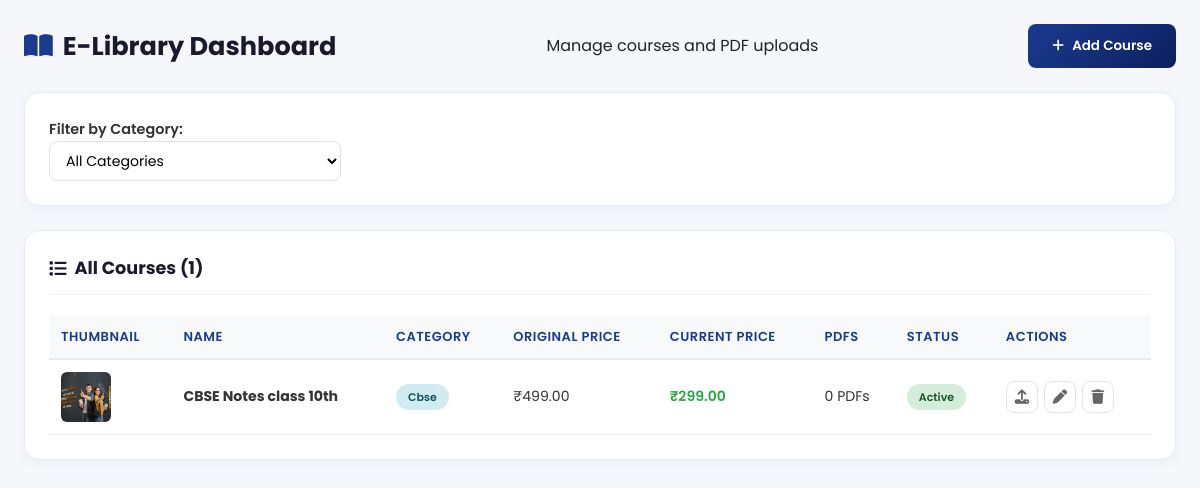
/elibrary/ (signed in), run on the app's committed database.
### myapp/models.py (models this page shows, shortened)
class ELibraryModel(models.Model):
    id = models.UUIDField(primary_key=True, default=uuid.uuid4, editable=False)
    name = models.CharField(max_length=200, verbose_name="Course Name")
    description = models.TextField(verbose_name="Description")
    original_price = models.DecimalField(
        max_digits=10,
        decimal_places=2,
        validators=[MinValueValidator(0)],
        verbose_name="Original Price"
    )
    current_price = models.DecimalField(
        max_digits=10,
        decimal_places=2,
        validators=[MinValueValidator(0)],
        verbose_name="Current Price"
    )
    thumbnail = models.ImageField(
        upload_to='elibrary/thumbnails/',
        verbose_name="Thumbnail Image"
    )
    category = models.ForeignKey(
        Category,
        on_delete=models.SET_NULL,
        blank=True,
        null=True,
        related_name='elibrary_courses',
        verbose_name="Category"
    )
    is_active = models.BooleanField(default=True, verbose_name="Is Active")
    created_at = models.DateTimeField(auto_now_add=True)
    updated_at = models.DateTimeField(auto_now=True)
    class Meta:
        ordering = ['-created_at']
        verbose_name = "E-Library Item"
        verbose_name_plural = "E-Library Items"

class Category(models.Model):
    name = models.CharField(max_length=100, unique=True, verbose_name="Category Name")
    image = models.ImageField(
        upload_to='categories/',
        blank=True,
        null=True,
        verbose_name="Category Image"
    )
    description = models.TextField(blank=True, null=True, verbose_name="Description")
    is_active = models.BooleanField(default=True, verbose_name="Is Active")
    created_at = models.DateTimeField(auto_now_add=True)
    updated_at = models.DateTimeField(auto_now=True)
    class Meta:
        ordering = ['name']
        verbose_name = "Category"
        verbose_name_plural = "Categories"

### myapp/views.py (the view)
# urls.py: path('elibrary/', views.elibrary_dashboard, name='elibrary_dashboard'),
@login_required
def elibrary_dashboard(request):
    courses = ELibraryModel.objects.all()
    category_id = request.GET.get('category')
    if category_id:
        courses = courses.filter(category_id=category_id)
    categories = Category.objects.filter(is_active=True)
    return render(request, 'elibrary/dashboard.html', {
        'courses': courses,
        'categories': categories
    })

### myapp/templates/elibrary/dashboard.html (shortened to what this page needs)
{% extends "admin_dashboard.html" %}
{% block content1 %}
<link rel="stylesheet" href="https://cdnjs.cloudflare.com/ajax/libs/font-awesome/6.5.1/css/all.min.css">
<div class="custom-page">
  <div class="custom-container">
    <div class="custom-header">
      <h1><i class="fa-solid fa-book-open"></i> E-Library Dashboard</h1>
      <p>Manage courses and PDF uploads</p>
      <a href="{% url 'elibrary_add' %}" class="btn btn-primary"><i class="fa-solid fa-plus"></i> Add Course</a>
    </div>
    <div class="custom-card">
      <form method="get" class="filter-form">
        <div class="filter-group">
          <label>Filter by Category:</label>
          <select name="category" onchange="this.form.submit()" class="form-input">
            <option value="">All Categories</option>
          </select>
        </div>
      </form>
    </div>
    <div class="custom-card">
      <div class="card-header">
        <h2><i class="fa-solid fa-list"></i> All Courses ({{ courses.count }})</h2>
      </div>
      <div class="custom-table-wrap">
        <table class="data-table">
          <thead>
            <tr>
              <th>Thumbnail</th>
              <th>Name</th>
              <th>Category</th>
              <th>Original Price</th>
              <th>Current Price</th>
              <th>PDFs</th>
              <th>Status</th>
              <th>Actions</th>
            </tr>
          </thead>
          <tbody>
            {% for course in courses %}
            <tr>
              <td>
                {% if course.thumbnail %}
                <img src="{{ course.thumbnail.url }}" style="width: 50px; height: 50px; object-fit: cover; border-radius: 6px;">
                {% else %}
                <div style="width: 50px; height: 50px; background: #f0f0f0; border-radius: 6px;"></div>
                {% endif %}
              </td>
              <td><strong>{{ course.name }}</strong></td>
              <td>
                {% if course.category %}
                <span class="badge badge-info">{{ course.category.name }}</span>
                {% else %}
                <span class="badge badge-secondary">—</span>
                {% endif %}
              </td>
              <td>₹{{ course.original_price }}</td>
              <td style="color: #28a745; font-weight: 600;">₹{{ course.current_price }}</td>
              <td>{{ course.pdfs.count }} PDFs</td>
              <td>
                {% if course.is_active %}
                <span class="badge badge-success">Active</span>
                {% else %}
                <span class="badge badge-danger">Inactive</span>
                {% endif %}
              </td>
              <td>
                <div class="action-btns">
                  <a href="{% url 'elibrary_upload_pdf' course.id %}" class="action-btn" title="Upload PDF"><i class="fa-solid fa-upload"></i></a>
                  <a href="{% url 'elibrary_edit' course.id %}" class="action-btn" title="Edit"><i class="fa-solid fa-pen"></i></a>
                  <form method="post" action="{% url 'elibrary_delete' course.id %}" style="display: inline;" onsubmit="return confirmCourseDelete()">
                    <button type="submit" class="action-btn btn-delete" title="Delete"><i class="fa-solid fa-trash"></i></button>
                  </form>
                </div>
              </td>
            </tr>
            {% empty %}
            <tr>
              <td colspan="8" class="custom-empty"><i class="fa-solid fa-inbox"></i> No courses found. Add your first course!</td>
            </tr>
            {% endfor %}
          </tbody>
        </table>
      </div>
    </div>
  </div>
</div>
{% endblock content1 %}

### myapp/templates/admin_dashboard.html (shortened to what this page needs)
{% load static %}
<!DOCTYPE html>
<html lang="en">
<head>
  <link rel="stylesheet" href=" {% static "css/admin_dashboard.css" %} ">
</head>
<body>
  {% block content1 %}{% endblock content1 %}
</body>
</html>

### myapp/static/css/admin_dashboard.css (style rules this page uses)
* { margin:0;padding:0;box-sizing:border-box }
html { scroll-behavior:smooth }
body { font-family:'Poppins',sans-serif; background:#f5f7fa; color:#222; overflow-x:hidden; line-height:1.5; min-height:100vh; }
img { max-width:100%;display:block }
button,input { font:inherit }
a { text-decoration:none }
:root { --primary:#1a3a8f; --primary-dark:#0d2060; --gold:#e8b400; --border:#e8eaf0; --soft-border:#dde2ee; --text:#222; --muted:#666; --bg:#f5f7fa; --white:#fff; --success:#1d9e75; --danger:#e84444; --nav-h:60px; --container:1200px; }
.card-header { display:flex; align-items:center; justify-content:space-between; margin-bottom:1.2rem; flex-wrap:wrap; gap:1rem; }
.btn { display:inline-flex; align-items:center; justify-content:center; gap:8px; padding:10px 18px; border-radius:8px; font-size:0.84rem; font-weight:600; transition:all .2s; cursor:pointer; border:none; font-family:'Poppins',sans-serif; white-space:nowrap; }
.btn-primary { background:linear-gradient(135deg,#1a3a8f,#0d2060); color:#fff; }
.data-table { width:100%; border-collapse:collapse; font-size:0.88rem; }
.data-table thead { background:#f8f9ff; border-bottom:2px solid #e7ebf5; }
.data-table th { padding:12px; text-align:left; font-weight:600; color:#1a3a8f; font-size:0.82rem; text-transform:uppercase; letter-spacing:0.5px; }
.data-table td { padding:14px 12px; border-bottom:1px solid #f0f2f8; color:#333; }
.badge { display:inline-flex; align-items:center; padding:4px 10px; border-radius:20px; font-size:0.72rem; font-weight:600; white-space:nowrap; }
.badge-success { background:#e8f8f3; color:#1d9e75; }
.badge-info { background:#eef3ff; color:#1a3a8f; }
.action-btns { display:flex; gap:6px; align-items:center; }
.action-btn { width:32px; height:32px; border-radius:8px; display:flex; align-items:center; justify-content:center; cursor:pointer; transition:all .15s; border:1px solid #e0e4ee; background:#fff; font-size:0.9rem; }
.form-input, .form-select, .form-textarea { width:100%; padding:10px 14px; border:1.5px solid #dde2ee; border-radius:8px; font-size:0.88rem; font-family:'Poppins',sans-serif; transition:border-color .2s; background:#fff; }

### myapp/templates/elibrary/dashboard.html (style rules this page uses)
.custom-page { padding: 1.5rem; max-width: 1400px; margin: 0 auto; }
.custom-container { display: flex; flex-direction: column; gap: 1.5rem; }
.custom-header { display: flex; align-items: center; justify-content: space-between; flex-wrap: wrap; gap: 1rem; }
.custom-header h1 { font-size: 1.6rem; font-weight: 700; color: #1a1a2e; margin: 0; display: flex; align-items: center; gap: 10px; }
.custom-header h1 i { color: #1a3a8f; }
.custom-card { background: #fff; border: 1px solid #e7ebf5; border-radius: 16px; padding: 1.5rem; box-shadow: 0 4px 12px rgba(26,58,143,0.04); }
.card-header { margin-bottom: 1.2rem; padding-bottom: 0.8rem; border-bottom: 1px solid #f0f2f8; }
.card-header h2 { font-size: 1.1rem; font-weight: 700; color: #1a1a2e; margin: 0; display: flex; align-items: center; gap: 8px; }
.filter-form { display: flex; gap: 1rem; align-items: center; }
.filter-group label { font-size: 0.9rem; font-weight: 600; color: #333; margin-right: 10px; }
.data-table { width: 100%; border-collapse: collapse; }
.data-table th, .data-table td { padding: 12px; text-align: left; border-bottom: 1px solid #eee; }
.data-table th { background: #f8f9fa; font-weight: 600; font-size: 13px; }
.action-btns { display: flex; gap: 6px; }
.action-btn { width: 32px; height: 32px; border-radius: 8px; display: flex; align-items: center; justify-content: center; border: 1px solid #e0e4ee; background: #fff; text-decoration: none; color: #666; }
.badge { display: inline-block; padding: 5px 12px; border-radius: 20px; font-size: 11px; font-weight: 600; }
.badge-success { background: #d4edda; color: #155724; }
.badge-info { background: #d1ecf1; color: #0c5460; }
.btn { display: inline-flex; align-items: center; gap: 8px; padding: 12px 24px; border-radius: 8px; font-weight: 600; border: none; text-decoration: none; }
.btn-primary { background: linear-gradient(135deg, #1a3a8f, #0d2060); color: #fff; }
.form-input { padding: 8px 12px; border: 1.5px solid #dde2ee; border-radius: 8px; font-size: 0.88rem; }

### data on the page
ELibraryModel: thumbnail (picture), name "CBSE Notes class 10th", category.name "Cbse", original_price "499.00", current_price "299.00", pdfs.count "0", is_active "Active"

### other printed values
{{ courses.count }} "1"
